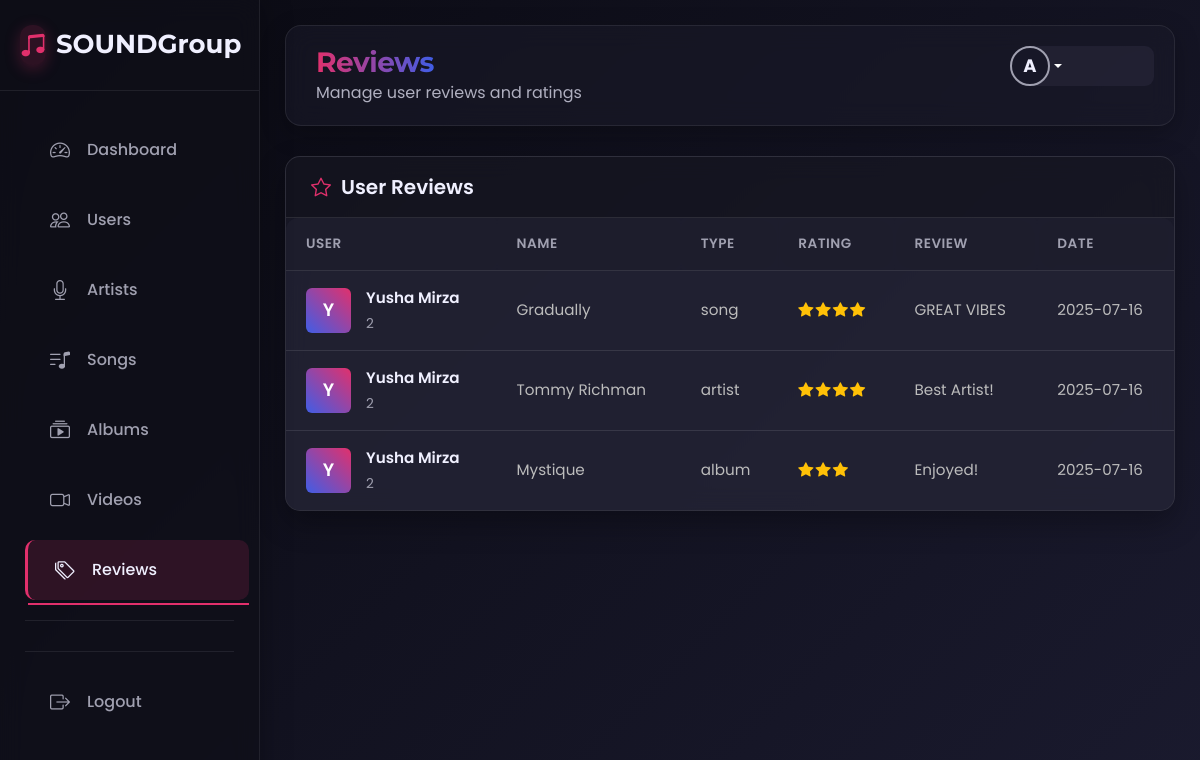
The app's page /admin/reviews.php (signed in) with its own data.
### tables this page shows
CREATE TABLE `ratings` (
  `id` int(11) NOT NULL,
  `user_id` int(11) NOT NULL,
  `item_name` varchar(255) NOT NULL,
  `item_type` varchar(50) NOT NULL,
  `rating` int(11) NOT NULL CHECK (`rating` between 1 and 5),
  `review` text DEFAULT NULL,
  `created_at` timestamp NOT NULL DEFAULT current_timestamp()
);

CREATE TABLE `user_data` (
  `id` int(11) NOT NULL,
  `name` varchar(100) NOT NULL,
  `email` varchar(100) NOT NULL,
  `password` varchar(255) NOT NULL,
  `role` enum('admin','user') DEFAULT 'user',
  `created_at` timestamp NOT NULL DEFAULT current_timestamp(),
  `phone` int(11) NOT NULL,
  `address` varchar(255) NOT NULL
);

### admin/reviews.php (the view, shortened to what this page needs)
<?php
include 'connection.php';
$sql = "SELECT * FROM ratings";
$results = mysqli_query($con, $sql);
?>
<!DOCTYPE html>
<html lang="en">
<head>
    <link rel="stylesheet" href="https://cdn.jsdelivr.net/npm/bootstrap-icons@1.10.3/font/bootstrap-icons.css">
    <?php
    include 'head-css.php';
    ?>
</head>
<body>
    <?php
  include 'admin-header.php'
  ?>
    <div id="wrapper">
    <?php
        include 'sidebar.php';
        ?>
        <div id="content">
            <div class="topbar">
                <div>
                    <h2 class="page-title">Reviews</h2>
                    <p class="text-muted mb-0">Manage user reviews and ratings</p>
                </div>
                <div class="user-menu" onclick='toggledropdown()'>
                <div class="dropdown">
                  <a href="#" class="d-flex align-items-center text-white text-decoration-none dropdown-toggle" id="userDropdown" data-bs-toggle="dropdown" aria-expanded="false">
                    <div class="user-avatar <?php echo 'guest'; ?>">
                      <?php
                          echo 'A';
                      ?>
                    </div>
                  </a>
                </div>
              </div>
            </div>
            <div class="card">
                <div class="card-header">
                    <h5><i class="bi bi-star"></i> User Reviews</h5>
                </div>
                <div class="card-body">
                    <div class="table-container">
                        <table class="table">
                            <thead>
                                <tr>
                                    <th>User</th>
                                    <th>Name</th>
                                    <th>Type</th>
                                    <th>Rating</th>
                                    <th>Review</th>
                                    <th>Date</th>
                                </tr>
                            </thead>
                            <tbody>
                                <?php
if (mysqli_num_rows($results) > 0) {
    while ($rows = mysqli_fetch_assoc($results)) {
        $user_id = $rows['user_id'];
        $user_sql = "SELECT name FROM user_data WHERE id = $user_id";
        $user_result = mysqli_query($con, $user_sql);
        $user = mysqli_fetch_assoc($user_result);
        $user_name = $user ? $user['name'] : 'Unknown';
        if ($rows['rating'] == 5) {
    $stars = '<i class="bi bi-star-fill"></i>
              <i class="bi bi-star-fill"></i>
              <i class="bi bi-star-fill"></i>
              <i class="bi bi-star-fill"></i>
              <i class="bi bi-star-fill"></i>';
} else if ($rows['rating'] == 4) {
    $stars = '<i class="bi bi-star-fill"></i>
              <i class="bi bi-star-fill"></i>
              <i class="bi bi-star-fill"></i>
              <i class="bi bi-star-fill"></i>';
} else if ($rows['rating'] == 3) {
    $stars = '<i class="bi bi-star-fill"></i>
              <i class="bi bi-star-fill"></i>
              <i class="bi bi-star-fill"></i>';
} else if ($rows['rating'] == 2) {
    $stars = '<i class="bi bi-star-fill"></i>
              <i class="bi bi-star-fill"></i>';
} else if ($rows['rating'] == 1) {
    $stars = '<i class="bi bi-star-fill"></i>';
} else {
    $stars = 'No Star Rating';
}
        echo '<tr>
            <td>
                <div class="user-info-row">
                    <div class="user-avatar-sm" style="background: linear-gradient(45deg, #405DE6, #E1306C);">
                        ' . strtoupper(substr($user_name, 0, 1)) . '
                    </div>
                    <div class="user-details">
                        <div class="user-name-row">' . htmlspecialchars($user_name) . '</div>
                        <div class="user-meta">
                            <span>' . $rows['user_id'] . '</span>
                        </div>
                    </div>
                </div>
            </td>
            <td>' . $rows['item_name'] . '</td>
            <td>' . $rows['item_type'] . '</td>
            <td>
                <div class="rating-stars">
                    ' . $stars . '
                </div>
            </td>
            <td>
                <div class="review-text">
                    ' . $rows['review'] . '
                </div>
            </td>
            <td>' . substr($rows['created_at'], 0, 10) . '</td>
        </tr>';
    }
}
?>
                            </tbody>
                        </table>
                    </div>
                </div>
            </div>
        </div>
    </div>
    <?php
    include 'js-scripts.php';
    ?>
</body>
</html>

### admin/reviews.php (style rules this page uses)
#wrapper { display: flex; min-height: 100vh; }
#content { width: 100%; padding: 25px; transition: all 0.3s ease; }
.card { background: rgba(30, 30, 46, 0.6); backdrop-filter: blur(12px); border-radius: 15px; border: 1px solid rgba(255, 255, 255, 0.1); box-shadow: 0 12px 30px rgba(0, 0, 0, 0.3); margin-bottom: 30px; transition: all 0.3s ease; overflow: hidden; }
.card-header { background: rgba(0, 0, 0, 0.15); border-bottom: 1px solid rgba(255, 255, 255, 0.1); padding: 18px 25px; font-weight: 600; font-size: 18px; display: flex; justify-content: space-between; align-items: center; }
.card-header h5 { margin: 0; font-weight: 600; color: var(--lighter); display: flex; align-items: center; gap: 10px; }
.card-header h5 i { color: var(--primary); }
.card-body { padding: 0; }
.table-container { overflow-x: auto; }
.table { margin-bottom: 0; border-collapse: separate; border-spacing: 0; width: 100%; color: var(--lighter); }
.table thead { position: sticky; top: 0; z-index: 10; }
.table thead th { background: rgba(30, 30, 46, 0.9); color: var(--light); font-weight: 600; border-top: none; border-bottom: 1px solid rgba(255, 255, 255, 0.1); padding: 15px 20px; font-size: 0.85rem; text-transform: uppercase; letter-spacing: 0.5px; }
.table tbody td { padding: 15px 20px; vertical-align: middle; border-bottom: 1px solid rgba(255, 255, 255, 0.1); font-size: 0.95rem; background: rgba(40, 40, 60, 0.5); color: #bcbcbc !important; }
.table tbody tr { transition: all 0.2s ease; }
.table tbody tr:last-child td { border-bottom: none; }
.user-info-row { display: flex; align-items: center; gap: 15px; }
.user-avatar-sm { width: 45px; height: 45px; border-radius: 6px; object-fit: cover; flex-shrink: 0; background: linear-gradient(45deg, var(--primary), var(--secondary)); display: flex; align-items: center; justify-content: center; color: white; font-weight: 600; font-size: 18px; }
.user-details { flex: 1; }
.user-name-row { font-weight: 600; margin-bottom: 3px; color: var(--lighter); }
.user-meta { font-size: 0.85rem; color: var(--light); display: flex; align-items: center; gap: 8px; }
.rating-stars { display: flex; gap: 2px; }
.rating-stars .bi-star-fill { color: #ffc107; }
.review-text { line-height: 1.6; max-height: 3.2em; overflow: hidden; display: -webkit-box; -webkit-line-clamp: 2; -webkit-box-orient: vertical; transition: all 0.3s ease; }

### records on screen
ratings: user.name "Y", user.name "Yusha Mirza", user "2", item_name "Gradually", item_type "song", rating 4 (drawn), review "GREAT VIBES", created_at "2025-07-16"
ratings: user.name "Y", user.name "Yusha Mirza", user "2", item_name "Tommy Richman", item_type "artist", rating 4 (drawn), review "Best Artist!", created_at "2025-07-16"
ratings: user.name "Y", user.name "Yusha Mirza", user "2", item_name "Mystique", item_type "album", rating 3 (drawn), review "Enjoyed!", created_at "2025-07-16"
